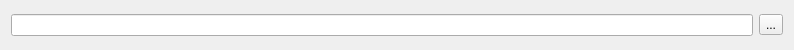
<?xml version="1.0" encoding="UTF-8"?>
<ui version="4.0">
 <class>FileBrowserWidget</class>
 <widget class="QWidget" name="FileBrowserWidget">
  <property name="geometry">
   <rect>
    <x>0</x>
    <y>0</y>
    <width>794</width>
    <height>50</height>
   </rect>
  </property>
  <property name="sizePolicy">
   <sizepolicy hsizetype="MinimumExpanding" vsizetype="Preferred">
    <horstretch>0</horstretch>
    <verstretch>0</verstretch>
   </sizepolicy>
  </property>
  <property name="windowTitle">
   <string>Form</string>
  </property>
  <layout class="QHBoxLayout" name="mainLayout">
   <item>
    <widget class="QLineEdit" name="filePath"/>
   </item>
   <item>
    <widget class="QToolButton" name="browserButton">
     <property name="text">
      <string>...</string>
     </property>
    </widget>
   </item>
  </layout>
 </widget>
 <resources/>
 <connections/>
</ui>
